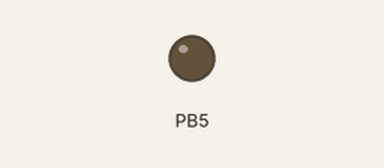
The program below on a simulated ATmega328P, built with avr-gcc and emulated at 16 MHz (the files do not name the chip). Parts: output pins drawn as LEDs (lit = HIGH).

Above: at 2.0 s.
At 6.2 s:
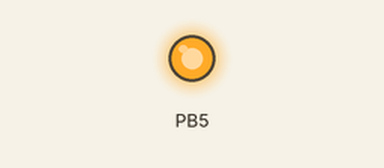
Timing chart, 0 to 10.9 s (numbered marks = the images above):
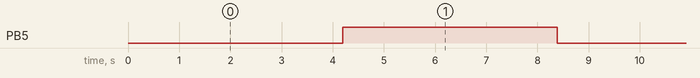

The program:

main.c
```c
/*
 * Timer1Interrupt.c
 *
 * Created: 3/23/2025 1:24:23 PM
 * Author : Tegar Berbudi
 */

#ifndef F_CPU
#define F_CPU 16000000UL
#endif
#include <avr/io.h>
#include <avr/interrupt.h>

// toggle led setiap Timer 1 overflow yaitu setiap (2^16)*T = 4.194304 s -- karena TCNT Timer 1 adalah 2 bytes (16 bits)
ISR(TIMER1_OVF_vect)
{
	PORTB ^= 0X20;
}

int main(void)
{
	// set built-in led sebagai output
	DDRB |= 0X20;

	// set Timer 1 dengan preskalar 1/1024 -> f = 15625 Hz atau T = 0.000064 s; normal mode; enable interupt pada overflow
	TCNT1 &= 0X0000;
	TCCR1B |= (1 << CS12) | (1 << CS10);
	TIMSK1 |= (1 << TOIE1);

	// enable interupt
	sei();

	// endless loop
	while (1);
	return 0;
}
```

Measured:
- by itself, PB5: alternates HIGH for 4.2 s and LOW for 4.2 s
